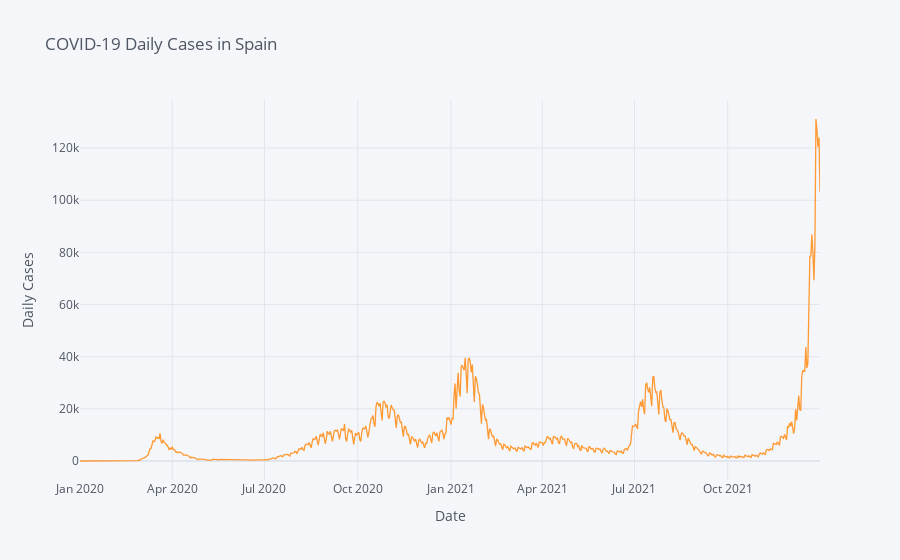

Source (notebook cell):
### Markdown cell above
## cufflinks

### Code cell
covid_country.iplot(x='dateRep', y='cases', kind='line',
                    xTitle='Date', yTitle='Daily Cases', title=title);

### Figure 1 — Plotly figure (JSON) as saved in the notebook; plotly's stock layout.template omitted (floating-point values rounded to 4 significant figures; data arrays with more than 128 entries replaced by an {"elided": "..."} marker saying what was removed)
{"data": [{"line": {"color": "rgba(255, 153, 51, 1.0)", "dash": "solid", "shape": "linear", "width": 1.3}, "mode": "lines", "name": "cases", "text": "", "type": "scatter", "x": {"elided": "731 str values"}, "y": {"elided": "731 int values"}}], "layout": {"legend": {"bgcolor": "#F5F6F9", "font": {"color": "#4D5663"}}, "paper_bgcolor": "#F5F6F9", "plot_bgcolor": "#F5F6F9", "title": {"font": {"color": "#4D5663"}, "text": "COVID-19 Daily Cases in Spain"}, "xaxis": {"gridcolor": "#E1E5ED", "showgrid": true, "tickfont": {"color": "#4D5663"}, "title": {"font": {"color": "#4D5663"}, "text": "Date"}, "zerolinecolor": "#E1E5ED"}, "yaxis": {"gridcolor": "#E1E5ED", "showgrid": true, "tickfont": {"color": "#4D5663"}, "title": {"font": {"color": "#4D5663"}, "text": "Daily Cases"}, "zerolinecolor": "#E1E5ED"}}}
